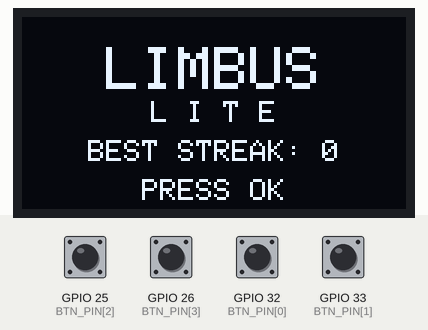
Simulated run of this sketch. Board: ESP32. Shown: 128×64 one-colour display. Inputs (shaded band) come from the test bench; at power-on: GPIO 25 (BTN_PIN[2]), GPIO 26 (BTN_PIN[3]), GPIO 32 (BTN_PIN[0]), GPIO 33 (BTN_PIN[1]) HIGH. Random numbers use the default seed unless the sketch sets one; EEPROM starts erased.

Above: at 1.2 s.
1.3 s: GPIO 25 (BTN_PIN[2]) pulled LOW for 0.15 s
At 3.3 s:
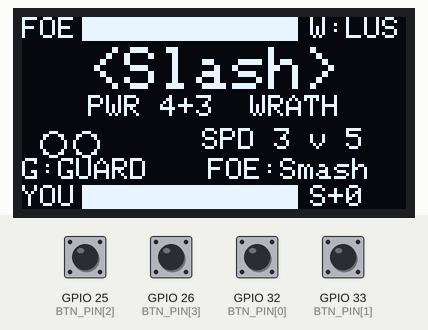
4.2 s: GPIO 26 (BTN_PIN[3]) pulled LOW for 0.15 s
At 5.6 s:
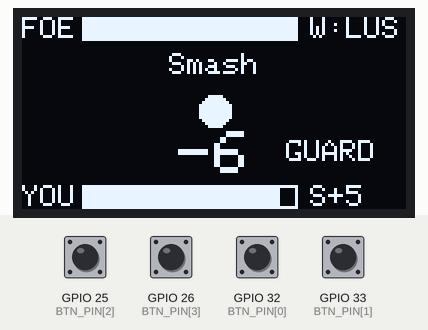
7.3 s: GPIO 32 (BTN_PIN[0]) pulled LOW for 0.15 s
At 8.3 s:
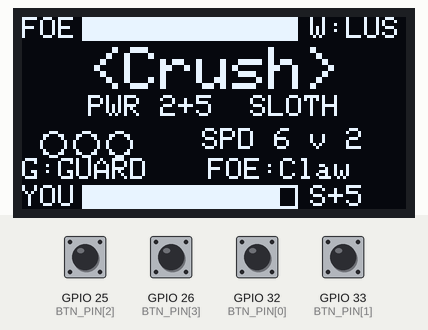
8.9 s: GPIO 26 (BTN_PIN[3]) pulled LOW for 1 s
At 11.7 s:
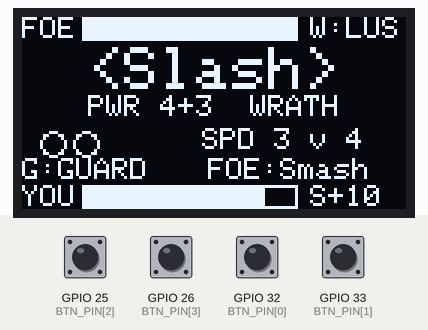
12.2 s: GPIO 33 (BTN_PIN[1]) pulled LOW for 0.15 s
At 13.3 s:
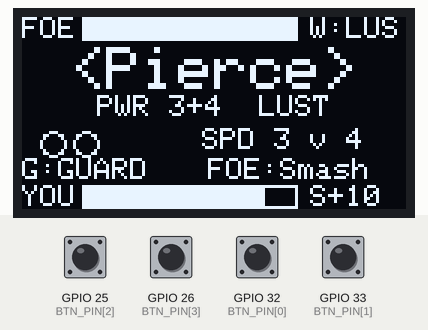
13.8 s: GPIO 25 (BTN_PIN[2]) pulled LOW for 1 s
At 14.4 s:
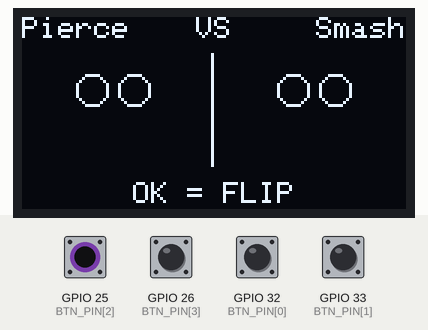
Timing chart, 0 to 16.8 s (numbered marks = the images above; inputs shaded):
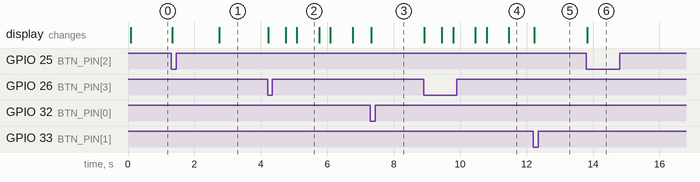

The sketch:

limbus_lite_adafruit_1.ino
```cpp
/*
  LIMBUS-LITE (Adafruit SSD1306 version)
  ESP32 + OLED 128x64 (SSD1306, I2C) + 4 buttons (no buzzer)
  ----------------------------------------------------------------
  Libraries (Library Manager): "Adafruit SSD1306", "Adafruit GFX Library"
                               (Adafruit BusIO is installed automatically)
  Board     : ESP32 Dev Module (Arduino core 2.x or 3.x)

  Wiring
    OLED SDA -> GPIO21, SCL -> GPIO22, VCC 3.3V, GND
    Buttons (other leg to GND, INPUT_PULLUP):
      LEFT  -> GPIO32
      RIGHT -> GPIO33
      OK    -> GPIO25
      GUARD -> GPIO26

  Rules
    - Each turn both sides roll Speed (1-6). Faster side wins clash ties and hits first.
    - Pick a skill (LEFT/RIGHT, OK) or GUARD (skip clash, take 60% less damage, +5 Sanity).
    - CLASH: press OK to flip. Power = base + coinPower per HEADS coin.
      Loser loses 1 coin, winner +5 Sanity, loser -5. Repeat until one side has 0 coins.
    - Surviving coins then hit the other side one by one.
    - Sanity (-45..+45) shifts heads chance: 50% + Sanity.
    - Enemy has a WEAK sin (x1.5) and a RESIST sin (x0.75).
    - HP <= 50% and <= 20% => STAGGER: skip next turn, take x1.5 damage.
    - Best win streak is saved in flash.
*/

#include <Arduino.h>
#include <Wire.h>
#include <Adafruit_GFX.h>
#include <Adafruit_SSD1306.h>
#include <Preferences.h>

// Types must be declared before any function (Arduino auto-prototypes)
struct Skill { const char* name; uint8_t base, coinPow, coins, sin; };
struct Unit {
  int hp, maxHp, sanity;
  bool stagger, fresh;        // fresh = became staggered this turn
  uint8_t staggerLeft;        // thresholds remaining (50%, 20%)
};

// ======================= Hardware =======================
const uint8_t BTN_PIN[4] = {32, 33, 25, 26};
enum { B_LEFT = 0, B_RIGHT = 1, B_OK = 2, B_GUARD = 3 };

#define SCREEN_W 128
#define SCREEN_H 64
#define OLED_ADDR 0x3C            // some modules use 0x3D
Adafruit_SSD1306 display(SCREEN_W, SCREEN_H, &Wire, -1, 400000UL, 400000UL);
Preferences prefs;

// ======================= Buttons =======================
bool btnState[4], btnFlag[4];
uint32_t btnTime[4];

void updateButtons() {
  for (int i = 0; i < 4; i++) {
    bool s = (digitalRead(BTN_PIN[i]) == LOW);
    if (s != btnState[i] && millis() - btnTime[i] > 25) {
      btnTime[i] = millis();
      btnState[i] = s;
      if (s) btnFlag[i] = true;
    }
  }
}
bool pressed(int i) {
  if (btnFlag[i]) { btnFlag[i] = false; return true; }
  return false;
}
void clearPresses() {
  updateButtons();
  for (int i = 0; i < 4; i++) btnFlag[i] = false;
}
void waitBtn(int i) {
  clearPresses();
  while (true) {
    updateButtons();
    if (pressed(i)) return;
    delay(5);
  }
}

// ======================= Game data =======================

const Skill P_SKILLS[3] = {
  {"Slash",  4, 3, 2, 0},   // Wrath
  {"Pierce", 3, 4, 2, 1},   // Lust
  {"Crush",  2, 5, 3, 2},   // Sloth
};
const Skill E_SKILLS[3] = {
  {"Claw",  4, 3, 2, 0},
  {"Sting", 3, 3, 3, 1},
  {"Smash", 2, 6, 2, 2},
};
const char* SIN_LONG[3]  = {"WRATH", "LUST", "SLOTH"};
const char* SIN_SHORT[3] = {"WRA", "LUS", "SLO"};

Unit player, enemy;

int enemyWeak, enemyResist;
int pSpeed, eSpeed;
const Skill* curE = &E_SKILLS[0];
int level = 0;                // current win streak
uint32_t bestStreak = 0;

// ======================= Helpers =======================
bool flip(int sanity) {
  int c = constrain(50 + sanity, 5, 95);
  return random(100) < c;
}
int rollPower(const Skill& s, int coins, int sanity, bool* heads) {
  int p = s.base;
  for (int i = 0; i < coins; i++) {
    heads[i] = flip(sanity);
    if (heads[i]) p += s.coinPow;
  }
  return p;
}
void addSan(Unit& u, int d) { u.sanity = constrain(u.sanity + d, -45, 45); }

// ======================= Drawing helpers =======================
// Text: y is the BASELINE (bottom of letters), sz = text size (1 = 6x8 cell, 2 = 12x16)
void txt(int x, int y, const char* s, int sz = 1) {
  display.setTextSize(sz);
  display.setCursor(x, y - 7 * sz);
  display.print(s);
}
int tw(const char* s, int sz = 1) { return (int)strlen(s) * 6 * sz; }
void txtC(const char* s, int y, int sz = 1) { txt((SCREEN_W - tw(s, sz)) / 2, y, s, sz); }

void fillEllipse(int cx, int cy, int rx, int ry) {
  for (int dy = -ry; dy <= ry; dy++) {
    float t = 1.0f - (float)(dy * dy) / (float)(ry * ry);
    int hw = (int)(rx * sqrtf(t) + 0.5f);
    display.drawFastHLine(cx - hw, cy + dy, 2 * hw + 1, SSD1306_WHITE);
  }
}

void bar(int x, int y, int w, int h, int v, int mx) {
  display.drawRect(x, y, w, h, SSD1306_WHITE);
  int f = (int)((long)(w - 2) * max(v, 0) / mx);
  if (f > 0) display.fillRect(x + 1, y + 1, f, h - 2, SSD1306_WHITE);
}

void hud() {
  char b[8];
  txt(0, 7, "FOE");
  bar(20, 0, 72, 8, enemy.hp, enemy.maxHp);
  if (enemy.stagger) txt(96, 7, "STAG!");
  else { snprintf(b, sizeof(b), "W:%s", SIN_SHORT[enemyWeak]); txt(96, 7, b); }

  txt(0, 63, "YOU");
  bar(20, 56, 72, 8, player.hp, player.maxHp);
  if (player.stagger) txt(96, 63, "STAG!");
  else { snprintf(b, sizeof(b), "S%+d", player.sanity); txt(96, 63, b); }
}

void banner(const char* a, const char* b, int ms) {
  display.clearDisplay();
  int sz = ((int)strlen(a) * 12 <= SCREEN_W) ? 2 : 1;
  txtC(a, 28, sz);
  txtC(b, 46, 1);
  display.display();
  delay(ms);
}

// state: 0 = not flipped, 1 = heads, 2 = tails ; spin >= 0 draws a spinning coin
void drawCoin(int cx, int cy, int state, int spin, int r = 5) {
  if (spin >= 0) {
    static const uint8_t w[6] = {5, 4, 2, 1, 2, 4};
    fillEllipse(cx, cy, max(1, (int)w[spin % 6] * r / 5), r);
    return;
  }
  if (state == 1) {
    display.fillCircle(cx, cy, r, SSD1306_WHITE);
  } else {
    display.drawCircle(cx, cy, r, SSD1306_WHITE);
    if (state == 2) {
      display.drawLine(cx - 2, cy - 2, cx + 2, cy + 2, SSD1306_WHITE);
      display.drawLine(cx - 2, cy + 2, cx + 2, cy - 2, SSD1306_WHITE);
    }
  }
}

void drawClash(const Skill& ps, int pc, const Skill& es, int ec,
               const bool* ph, const bool* eh, int pp, int ep, int spin, const char* foot) {
  char b[8];
  display.clearDisplay();
  txt(0, 7, ps.name);
  txt(SCREEN_W - tw(es.name), 7, es.name);
  txt(58, 7, "VS");
  display.drawFastVLine(63, 12, 38, SSD1306_WHITE);
  for (int i = 0; i < pc; i++) {
    int cx = 30 - (pc - 1) * 7 + i * 14;
    drawCoin(cx, 24, ph ? (ph[i] ? 1 : 2) : 0, spin);
  }
  for (int i = 0; i < ec; i++) {
    int cx = 97 - (ec - 1) * 7 + i * 14;
    drawCoin(cx, 24, eh ? (eh[i] ? 1 : 2) : 0, spin);
  }
  if (pp >= 0) { snprintf(b, sizeof(b), "%d", pp); txt(30 - tw(b, 2) / 2, 48, b, 2); }
  if (ep >= 0) { snprintf(b, sizeof(b), "%d", ep); txt(97 - tw(b, 2) / 2, 48, b, 2); }
  txtC(foot, 62, 1);
  display.display();
}

// ======================= Clash =======================
void doClash(const Skill& ps, int& pc, const Skill& es, int& ec) {
  bool ph[3], eh[3];
  while (pc > 0 && ec > 0) {
    drawClash(ps, pc, es, ec, nullptr, nullptr, -1, -1, -1, "OK = FLIP");
    waitBtn(B_OK);
    for (int f = 0; f < 12; f++) {
      drawClash(ps, pc, es, ec, nullptr, nullptr, -1, -1, f, "");
      delay(30);
    }
    int pp = rollPower(ps, pc, player.sanity, ph);
    int ep = rollPower(es, ec, enemy.sanity, eh);
    bool pWin = (pp > ep) || (pp == ep && pSpeed >= eSpeed);
    drawClash(ps, pc, es, ec, ph, eh, pp, ep, -1, pWin ? "WIN  +SANITY" : "LOSE  -SANITY");
    if (pWin) {
      ec--; addSan(player, 5); addSan(enemy, -5);
    } else {
      pc--; addSan(enemy, 5); addSan(player, -5);
    }
    delay(900);
  }
}

// ======================= Hits =======================
bool checkStagger(Unit& u) {
  if (u.hp <= 0) return false;
  int pct = u.hp * 100 / u.maxHp;
  if (u.staggerLeft == 2 && pct <= 50) { u.staggerLeft = 1; u.stagger = true; u.fresh = true; return true; }
  if (u.staggerLeft == 1 && pct <= 20) { u.staggerLeft = 0; u.stagger = true; u.fresh = true; return true; }
  return false;
}

void showHit(const Skill& s, int spin, bool heads, int dmg, const char* note) {
  char b[10];
  display.clearDisplay();
  hud();
  txtC(s.name, 19, 1);
  drawCoin(64, 31, spin < 0 ? (heads ? 1 : 2) : 0, spin);
  if (spin < 0) {
    snprintf(b, sizeof(b), "-%d", dmg);
    txtC(b, 52, 2);
    if (note[0]) txt(88, 48, note, 1);
  }
  display.display();
}

void doHits(const Skill& s, int coins, Unit& atk, Unit& def,
            bool toEnemy, bool defStag, bool defGuard) {
  for (int i = 0; i < coins && def.hp > 0; i++) {
    bool h = flip(atk.sanity);
    int dmg = (s.base + (h ? s.coinPow : 0)) * 2;
    const char* note = "";
    if (toEnemy && s.sin == enemyWeak)        { dmg = dmg * 3 / 2; note = "WEAK!"; }
    else if (toEnemy && s.sin == enemyResist) { dmg = dmg * 3 / 4; note = "RESIST"; }
    if (defStag)  { dmg = dmg * 3 / 2; if (!note[0]) note = "x1.5"; }
    if (defGuard) { dmg = dmg * 2 / 5; note = "GUARD"; }
    for (int f = 0; f < 6; f++) { showHit(s, f, false, 0, ""); delay(30); }
    def.hp = max(0, def.hp - dmg);
    showHit(s, -1, h, dmg, note);
    delay(650);
    if (checkStagger(def)) { banner("STAGGER!", toEnemy ? "Foe is open" : "You are open", 800); }
  }
}

// ======================= Skill menu =======================
void drawMenu(int sel) {
  char b[24];
  const Skill& s = P_SKILLS[sel];
  display.clearDisplay();
  hud();
  snprintf(b, sizeof(b), "<%s>", s.name);
  txtC(b, 24, 2);
  snprintf(b, sizeof(b), "PWR %d+%d  %s", s.base, s.coinPow, SIN_LONG[s.sin]);
  txtC(b, 33, 1);
  for (int i = 0; i < s.coins; i++) drawCoin(10 + i * 11, 42, 0, -1, 4);
  snprintf(b, sizeof(b), "SPD %d v %d", pSpeed, eSpeed);
  txt(60, 44, b);
  txt(0, 54, "G:GUARD");
  snprintf(b, sizeof(b), "FOE:%s", curE->name);
  txt(62, 54, b);
  display.display();
}

int selectSkill() {         // 0..2 skill, 3 = guard
  int sel = 0;
  clearPresses();
  drawMenu(sel);
  while (true) {
    updateButtons();
    bool dirty = false;
    if (pressed(B_LEFT))  { sel = (sel + 2) % 3; dirty = true; }
    if (pressed(B_RIGHT)) { sel = (sel + 1) % 3; dirty = true; }
    if (pressed(B_OK))    { return sel; }
    if (pressed(B_GUARD)) { return 3; }
    if (dirty) drawMenu(sel);
    delay(5);
  }
}

// ======================= Turn / battle =======================
void endTurnUnit(Unit& u) {
  if (!u.fresh) u.stagger = false;
  u.fresh = false;
}

void playTurn() {
  pSpeed = random(1, 7);
  eSpeed = random(1, 7);
  int ei = random(3);
  const Skill& es = E_SKILLS[ei];
  curE = &es;

  bool pStag = player.stagger, eStag = enemy.stagger;
  int pi;
  if (pStag) { banner("STAGGERED", "You cannot act", 900); pi = -1; }
  else pi = selectSkill();

  bool pGuard = (pi == 3);
  bool pSkill = (pi >= 0 && pi < 3);
  const Skill& ps = P_SKILLS[pSkill ? pi : 0];
  int pc = pSkill ? ps.coins : 0;
  int ec = eStag ? 0 : es.coins;

  if (pGuard) { addSan(player, 5); banner("GUARD", "Damage -60%", 500); }
  if (eStag)  { banner("FOE STAGGERED", "Free attack!", 600); }

  if (pc > 0 && ec > 0) doClash(ps, pc, es, ec);

  bool pFirst = (pSpeed >= eSpeed);
  for (int k = 0; k < 2; k++) {
    if (player.hp <= 0 || enemy.hp <= 0) break;
    bool playerActs = ((k == 0) == pFirst);
    if (playerActs && pc > 0)  doHits(ps, pc, player, enemy, true, eStag, false);
    if (!playerActs && ec > 0) doHits(es, ec, enemy, player, false, pStag, pGuard);
  }
  endTurnUnit(player);
  endTurnUnit(enemy);
}

void title() {
  char b[24];
  display.clearDisplay();
  txtC("LIMBUS", 24, 2);
  txtC("L I T E", 35, 1);
  snprintf(b, sizeof(b), "BEST STREAK: %u", (unsigned)bestStreak);
  txtC(b, 48, 1);
  txtC("PRESS OK", 61, 1);
  display.display();
  waitBtn(B_OK);
}

void battle() {
  char b[24];
  player = {100, 100, 0, false, false, 2};
  int eHp = min(80 + level * 15, 220);
  enemy = {eHp, eHp, 0, false, false, 2};
  enemyWeak = random(3);
  enemyResist = (enemyWeak + 1 + random(2)) % 3;

  snprintf(b, sizeof(b), "BATTLE %d", level + 1);
  char w[24];
  snprintf(w, sizeof(w), "Weak:%s", SIN_LONG[enemyWeak]);
  banner(b, w, 1400);

  while (player.hp > 0 && enemy.hp > 0) playTurn();

  if (enemy.hp <= 0) {
    level++;
    if ((uint32_t)level > bestStreak) { bestStreak = level; prefs.putUInt("best", bestStreak); }
    snprintf(b, sizeof(b), "Streak: %d", level);
    banner("VICTORY", b, 1800);
  } else {
    level = 0;
    snprintf(b, sizeof(b), "Best: %u", (unsigned)bestStreak);
    banner("DEFEATED", b, 1800);
  }
}

// ======================= Arduino =======================
void setup() {
  Serial.begin(115200);
  for (int i = 0; i < 4; i++) pinMode(BTN_PIN[i], INPUT_PULLUP);
  Wire.begin(21, 22);
  if (!display.begin(SSD1306_SWITCHCAPVCC, OLED_ADDR)) {
    Serial.println(F("SSD1306 not found (check wiring / address 0x3C or 0x3D)"));
    for (;;) delay(1000);
  }
  display.setTextColor(SSD1306_WHITE);
  display.setTextWrap(false);
  display.clearDisplay();
  display.display();
  randomSeed(esp_random());
  prefs.begin("limbus", false);
  bestStreak = prefs.getUInt("best", 0);
}

void loop() {
  title();
  battle();
}
```

Measured:
- after the input at 1.3 s, the display: first changes at once (image 1 shows a later state)
- after the input at 4.2 s, the display: first changes at once (image 2 shows a later state)
- after the input at 7.3 s, the display: changes at once (image 3)
- after the input at 8.9 s, the display: first changes at once (image 4 shows a later state)
- after the input at 12.2 s, the display: changes at once (image 5)
- after the input at 13.8 s, the display: changes at once (image 6)
- what the display in image 2 shows lasts 0.7 s, from 5.1 s to 5.8 s
